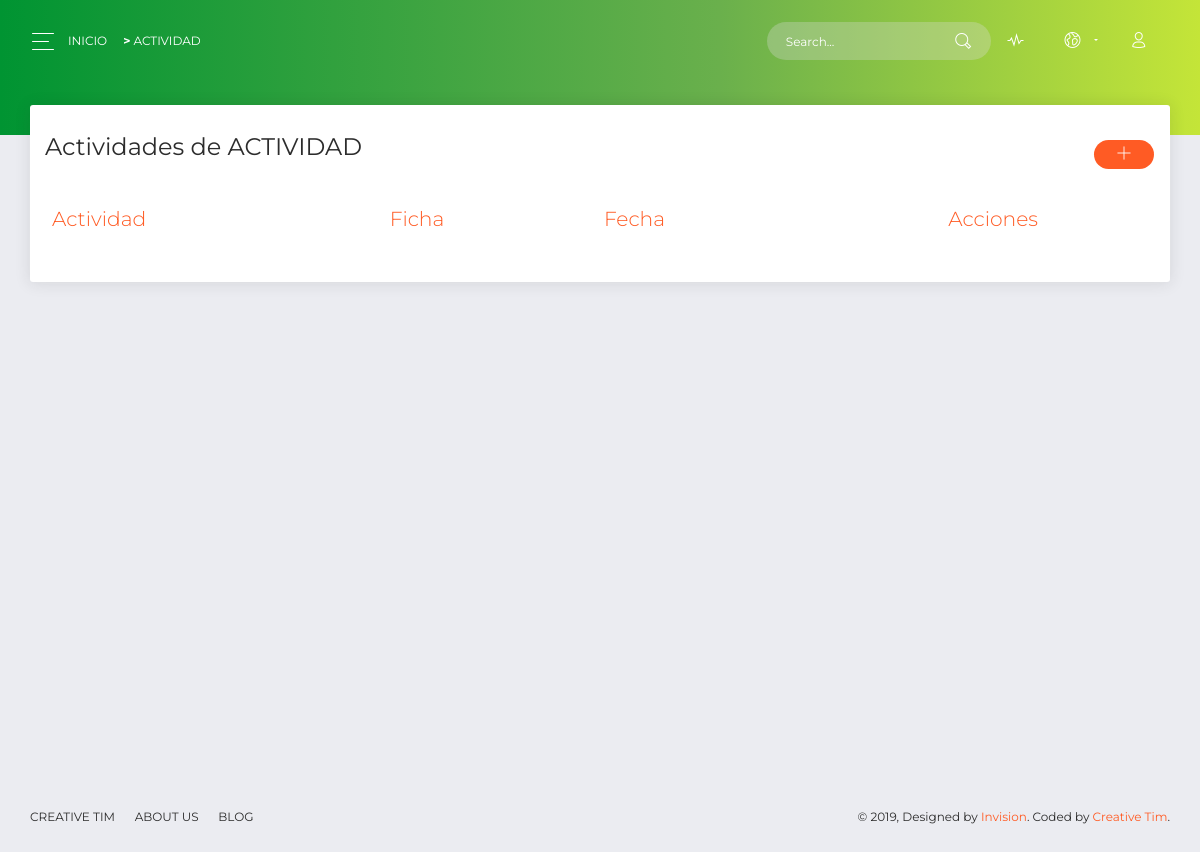
Before: /?c=actividad (signed in) with the older database file.
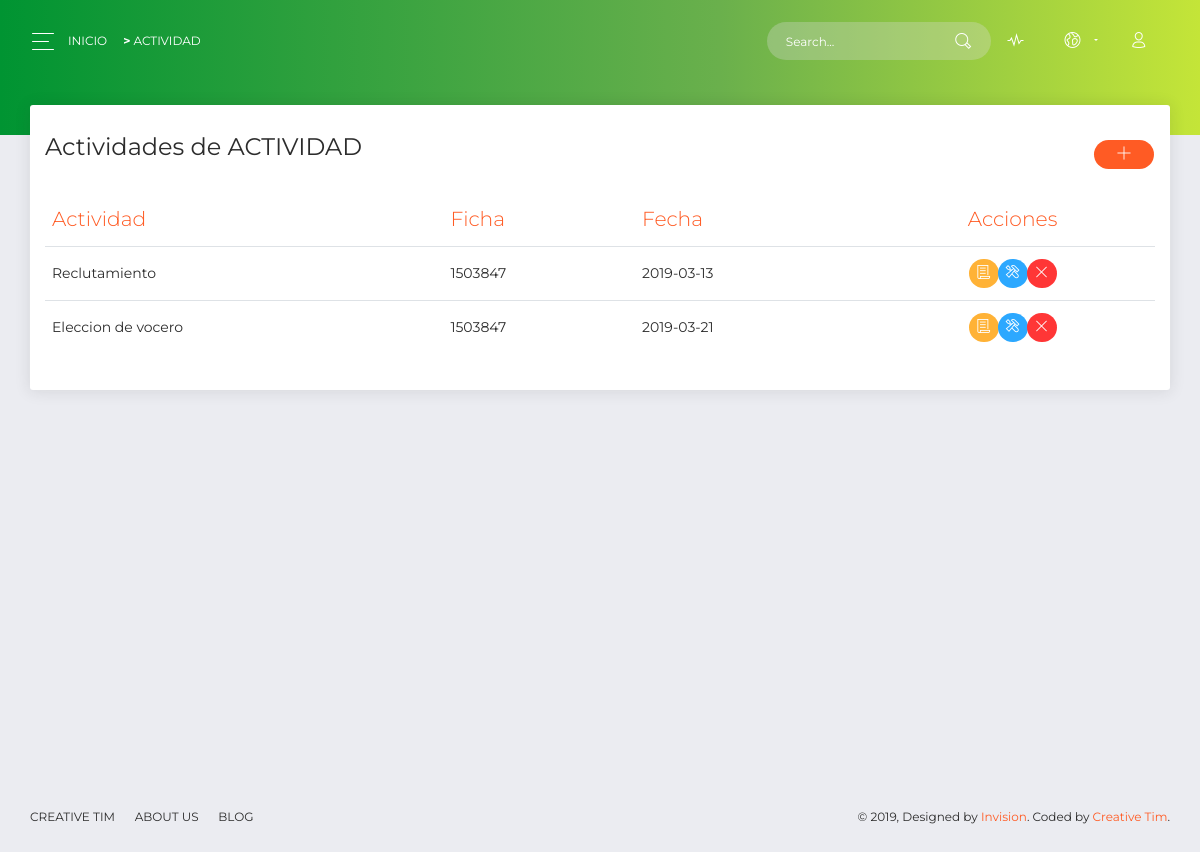
After: the same page with the newer database file.
### tables this page shows
CREATE TABLE `actividades` (
  `id` int(11) NOT NULL,
  `date` date NOT NULL,
  `token_id` int(11) NOT NULL,
  `action_id` int(11) NOT NULL
);

CREATE TABLE `acciones` (
  `id` int(11) NOT NULL,
  `name` varchar(50) NOT NULL,
  `dimension_id` int(11) NOT NULL
);

CREATE TABLE `fichas` (
  `id` int(11) NOT NULL,
  `name` varchar(7) NOT NULL,
  `student` int(3) NOT NULL,
  `date_start` date NOT NULL,
  `date_finish` date NOT NULL,
  `pass_code` varchar(3) NOT NULL,
  `journey_id` int(11) NOT NULL,
  `program_id` int(11) NOT NULL
);

### controller/actividad.controller.php (called while the page is built, shortened)
<?php
require_once 'model/actividad.php';
class actividadController
{
    public function __CONSTRUCT()
    {
        $this->model = new actividad();
    }
    public function Index()
    {
        require_once 'view/header.php';
        require_once 'view/actividad/actividad.php';
        require_once 'view/footer.php';
    }
}

### model/database.php (called while the page is built)
<?php
class Database
{
    public static function StartUp()
    {
        $pdo = new PDO('mysql:host=localhost;dbname=bienestar;charset=utf8', 'root', '');
        $pdo->setAttribute(PDO::ATTR_ERRMODE, PDO::ERRMODE_EXCEPTION);
        return $pdo;
    }
}

### model/actividad.php (called while the page is built, shortened)
<?php
class actividad
{
    private $pdo;
    public function __CONSTRUCT()
    {
        try {
            $this->pdo = Database::StartUp();
        } catch (Exception $e) {
            die($e->getMessage());
        }
    }
    public function Listar()
    {
        try {
            $stm = $this->pdo->prepare( "SELECT
                actividades.id,
                date,
                fichas.id       as tok_id,
                fichas.name     as tok_name,
                acciones.id     as exe_id,
                acciones.name   as exe_name
                FROM actividades
                INNER JOIN fichas   on token_id = fichas.id
                INNER JOIN acciones on action_id= acciones.id" );
            $stm->execute();
            return $stm->fetchAll(PDO::FETCH_OBJ);
            die;
        } catch (Exception $e) {
            die($e->getMessage());
        }
    }
}

### view/actividad/actividad.php (the view, shortened to what this page needs)
<div class="panel-header panel-header-sm">
</div>
<div class="content">
    <div class="row">
        <div class="col-md-12">
            <div class="card">
                <div class="card-header">
                    <h4 class="card-title"> Actividades de
                        <?= strtoupper($_REQUEST['c']); ?><a class="btn btn-sm btn-primary btn-round pull-right" href="?c=actividad&a=Crud&v=<?= isset($_REQUEST['v']) ? $_REQUEST['v'] : ""; ?>"><i class="now-ui-icons ui-1_simple-add"></i></a>
                    </h4>
                </div>
                <div class="card-body">
                    <div class="table-responsive">
                        <table class="table">
                            <thead class=" text-primary">
                                <th>
                                    Actividad
                                </th>
                                <th>
                                    Ficha
                                </th>
                                <th>
                                    Fecha
                                </th>
                                <th class="text-center">
                                    Acciones
                                </th>
                            </thead>
                            <tbody>
                                <?php foreach ($this->model->Listar() as $r) : ?>
                                <tr>
                                    <td>
                                        <?php echo $r->exe_name; ?>
                                    </td>
                                    <td>
                                        <?php echo $r->tok_name; ?>
                                    </td>
                                    <td>
                                        <?php echo $r->date; ?>
                                    </td>
                                    <td class="text-center">
                                        <div class="btn-group btn-group-sm btn-group-round" role="group" aria-label="Basic example">
                                            <button type="button" class="btn btn-sm btn-warning btn-round " onclick="passValue(<?= $r->id ?>)" data-toggle="modal" data-target="#myModal2">
                                                <i class="now-ui-icons files_paper "></i>
                                            </button>
                                            <a type=button" class="btn btn-sm btn-info btn-round" href="?c=actividad&a=Crud&id=<?php echo $r->id; ?>&v=<?= $_REQUEST['v']; ?>">
                                                <i class="now-ui-icons ui-2_settings-90"></i>
                                            </a>
                                            <button type="button" class="btn btn-sm btn-danger btn-round" onclick="passValue(<?= $r->id ?>)" data-toggle="modal" data-target="#myModal1">
                                                <i class="now-ui-icons ui-1_simple-remove"></i>
                                            </button>
                                        </div>
                                    </td>
                                </tr>
                                <?php endforeach; ?>
                            </tbody>
                        </table>
                    </div>
                </div>
            </div>
        </div>
    </div>
</div>

### index.php (shortened to what this page needs)
<?php
require_once 'model/database.php';
$session= isset($_SESSION['admin'])?$_SESSION['admin']:'';
if($session){
    $controller = 'home';
    if(!isset($_REQUEST['c'])) {
            require_once "controller/$controller.controller.php";
            $controller = ucwords($controller) . 'Controller';
            $controller = new $controller;
            $controller->Index();
        } else {
            $accion = isset($_REQUEST['a']) ? $_REQUEST['a'] : 'Index';
            $controller = new $controller;
            call_user_func(array($controller, $accion) );
    }
}

### view/header.php (shortened to what this page needs)
<!DOCTYPE html>
<html lang="en">
<head>
    <link rel="stylesheet" href="https://use.fontawesome.com/releases/v5.7.1/css/all.css">
    <link href="assets/css/loader.css" rel="stylesheet" />
    <link href="assets/css/now-ui-kit.css?v=1.2.0" rel="stylesheet" />
    <link href="assets/css/bootstrap.min.css" rel="stylesheet" />
    <link href="assets/css/now-ui-dashboard.css?v=1.3.0" rel="stylesheet" />
</head>
<body class="">
    <div class="wrapper ">
        <div class="main-panel" id="main-panel">
            <nav class="navbar navbar-expand-lg navbar-transparent  bg-primary  navbar-absolute">
                <div class="container-fluid">
                    <div class="navbar-wrapper">
                        <div class="navbar-toggle">
                            <button type="button" class="navbar-toggler">
                                <span class="navbar-toggler-bar bar1"></span>
                                <span class="navbar-toggler-bar bar2"></span>
                                <span class="navbar-toggler-bar bar3"></span>
                            </button>
                        </div>
                        <a class="navbar-brand" href="?c=home">Inicio</a><a class="navbar-brand" href="?c=<?= $_REQUEST['c']; ?>">
                            <?= "<b>></b>" . "  " . strtoupper($_REQUEST['c']); ?></a>
                    </div>
                    <div class="collapse navbar-collapse justify-content-end" id="navigation">
                        <form>
                            <div class="input-group no-border">
                                <input type="text" value="" class="form-control" placeholder="Search...">
                                <div class="input-group-append">
                                    <div class="input-group-text">
                                        <i class="now-ui-icons ui-1_zoom-bold"></i>
                                    </div>
                                </div>
                            </div>
                        </form>
                        <ul class="navbar-nav">
                            <li class="nav-item">
                                <a class="nav-link" href="#pablo">
                                    <i class="now-ui-icons media-2_sound-wave"></i>
                                </a>
                            </li>
                            <li class="nav-item dropdown">
                                <a class="nav-link dropdown-toggle" id="navbarDropdownMenuLink" data-toggle="dropdown" aria-haspopup="true" aria-expanded="false">
                                    <i class="now-ui-icons location_world"></i>
                                </a>
                            </li>
                            <li class="nav-item">
                                <a class="nav-link" href="#pablo">
                                    <i class="now-ui-icons users_single-02"></i>
                                </a>
                            </li>
                        </ul>
                    </div>
                </div>
            </nav>

### view/footer.php (shortened to what this page needs)
<footer class="footer">
    <div class="container-fluid">
        <nav>
            <ul>
                <li>
                    <a href="https://www.creative-tim.com">
                        Creative Tim
                    </a>
                </li>
                <li>
                    <a href="http://presentation.creative-tim.com">
                        About Us
                    </a>
                </li>
                <li>
                    <a href="http://blog.creative-tim.com">
                        Blog
                    </a>
                </li>
            </ul>
        </nav>
        <div class="copyright" id="copyright">
            &copy;
            , Designed by
            <a href="https://www.invisionapp.com" target="_blank">Invision</a>. Coded by
            <a href="https://www.creative-tim.com" target="_blank">Creative Tim</a>.
        </div>
    </div>
</footer>
</body>
</html>

Changed rows visible on the page:
added actividades: action.name "Reclutamiento", token.name "1503847", date "2019-03-13"
added actividades: action.name "Eleccion de vocero", token.name "1503847", date "2019-03-21"
